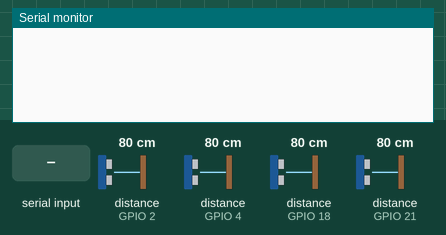
The sketch below on a simulated ESP32. Shown: the last lines printed to the serial monitor. Wiring (inferred from the names in the program): 4 × ultrasonic range finder: trigger GPIO 0, echo GPIO 4 / trigger GPIO 5, echo GPIO 18 / trigger GPIO 15, echo GPIO 2 / trigger GPIO 19, echo GPIO 21. The test bench sets the inputs (shaded band); at power-on: distance to the obstacle (sensors on GPIO 2, GPIO 4, GPIO 18, GPIO 21) 80 cm. The echo pulse lasts 58.3 µs per cm; WiFi joins after 1.5 s; servers stay silent unless stated.

Above: at 3.0 s.
3.1 s: "90,45,200\n" received over the second serial link
At 4.2 s:
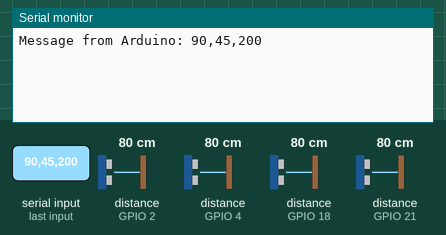
6.2 s: "90,45\n" received over the second serial link
At 6.6 s:
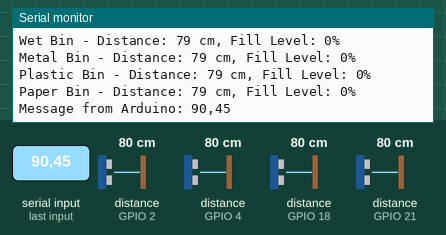
7.7 s: "90,45,200,10\n" received over the second serial link
At 9.0 s:
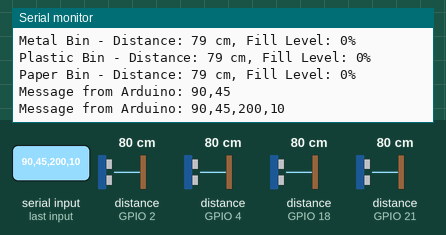
9.3 s: "90,45,200,10,150,30\n" received over the second serial link
At 10.1 s:
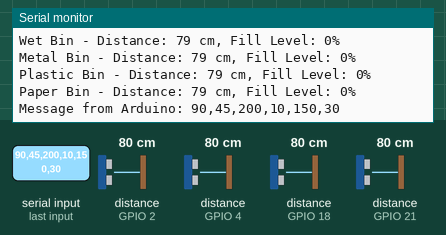
11.0 s: "0\n" received over the second serial link
At 12.6 s:
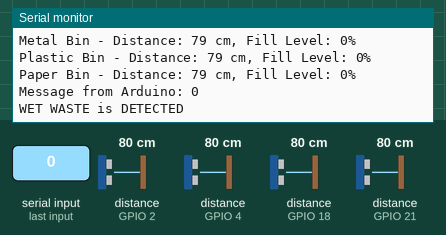
12.9 s: "1\n" received over the second serial link
At 18.0 s:
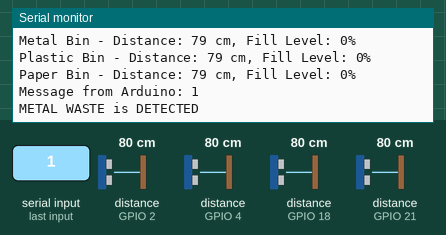

The sketch:

ESP-32-coding-blynk.ino
```cpp
// Blynk details
#define BLYNK_TEMPLATE_ID "TMPL3KUHOGVFr"
#define BLYNK_TEMPLATE_NAME "Smart Bin"
#define BLYNK_AUTH_TOKEN "huIXadP-EVxNuacZvXTE__131dJciWaZ"

#include <WiFi.h>
#include <BlynkSimpleEsp32.h>

// RX and TX pins for Serial1
int RXD1 = 16;
int TXD1 = 17;

// WiFi credentials
char ssid[] = "Vimal phone";
char pass[] = "Svp@2704#";

// BlynkTimer object
BlynkTimer timer;

// Define Ultrasonic sensor pins for bins
const int trigger_pin_1 = 15;  // Wet bin
const int echo_pin_1 = 2;
const int trigger_pin_2 = 0;   // Metal bin
const int echo_pin_2 = 4;
const int trigger_pin_3 = 5;  // Plastic bin
const int echo_pin_3 = 18;
const int trigger_pin_4 = 19;   // Paper bin
const int echo_pin_4 = 21;


// LED widgets in Blynk app
WidgetLED wetWasteLED(V4);   // Green LED for wet waste
WidgetLED metalWasteLED(V5); // Yellow LED for metal waste
WidgetLED plasticWasteLED(V6); // For plastic waste (can be customized)
WidgetLED paperWasteLED(V7);   // For paper waste (can be customized)

long duration;
int distance, fillLevel;
const int Bin_Height = 45;  // Bin height in cm

void setup() {
  Serial.begin(9600);
  Blynk.begin(BLYNK_AUTH_TOKEN, ssid, pass);

  // Initialize trigger and echo pins for the sensors
  pinMode(trigger_pin_1, OUTPUT);
  pinMode(echo_pin_1, INPUT);
  pinMode(trigger_pin_2, OUTPUT);
  pinMode(echo_pin_2, INPUT);
  pinMode(trigger_pin_3, OUTPUT);
  pinMode(echo_pin_3, INPUT);
  pinMode(trigger_pin_4, OUTPUT);
  pinMode(echo_pin_4, INPUT);

  // Set intervals for reading bin sensors
  timer.setInterval(2000L, wetbin);  // Call wetbin function every 2 sec
  timer.setInterval(2000L, metalbin); // Call metalbin every 6 sec
  timer.setInterval(2000L, plasticbin);
  timer.setInterval(2000L, paperbin);

  // Start Serial communication with Arduino
  Serial1.begin(9600, SERIAL_8N1, RXD1, TXD1);
}

void loop() {
  Blynk.run();
  timer.run();

  if (Serial1.available()) {
    String messageFromArduino = Serial1.readStringUntil('\n');
    Serial.println("Message from Arduino: " + messageFromArduino);
    delay(100);
    // If wet waste is detected, show on Blynk and turn on green LED
    if (messageFromArduino.toInt() == 0) {
      Serial.println("WET WASTE is DETECTED");
      Blynk.virtualWrite(V8, "Wet Waste Detected");
      delay(100);
      wetWasteLED.on();  // Turn on green LED
      delay(4000);       // Delay to simulate action time
      wetWasteLED.off(); // Turn off LED after some time
      delay(100);
    }
    delay(100);
    // If moisture level is sent, display on Blynk
    if (messageFromArduino.toFloat() > 0) {
    Blynk.virtualWrite(V8, "Moisture Level: " + messageFromArduino + "%");
    delay(1000);
    }
    // If metal waste is detected, show on Blynk and turn on yellow LED
    if (messageFromArduino.toInt() == 1) {
      Serial.println("METAL WASTE is DETECTED");
      Blynk.virtualWrite(V8, "Metal Waste Detected");
      delay(100);
      metalWasteLED.on();  // Turn on yellow LED
      delay(4000);         // Delay to simulate action time
      metalWasteLED.off(); // Turn off LED after some time
      delay(100);
    }
    delay(100);
    if (messageFromArduino.toInt() == 2) {
      Serial.println("PLASTIC WASTE is DETECTED");
      Blynk.virtualWrite(V8, "PLASTIC WASTE is DETECTED");
      delay(100);
      plasticWasteLED.on();  // Turn on yellow LED
      delay(4000);         // Delay to simulate action time
      plasticWasteLED.off(); // Turn off LED after some time
      delay(100);
    }
    delay(100);
    if (messageFromArduino.toInt() == 3) {
      Serial.println("PAPER WASTE is DETECTED");
      Blynk.virtualWrite(V8, "PAPER WASTE is DETECTED");
      delay(100);
      paperWasteLED.on();  // Turn on yellow LED
      delay(4000);         // Delay to simulate action time
      paperWasteLED.off(); // Turn off LED after some time
      delay(100);
    }
    delay(100);
    if (messageFromArduino.toInt() == 5) {
      Serial.println("USE MEE - Smart Bin");
      Blynk.virtualWrite(V8, "USE MEE - Smart Bin");
      delay(1000);
    }
    delay(100);
    if (messageFromArduino.toInt() == 4) {
     Serial.println("Thank you for using me - Smart Bin");
     Blynk.virtualWrite(V8, "Thank you for using me - Smart Bin");
      delay(1000);
    }
  }
}

// Function to calculate distance and fill level for the wet bin
void wetbin() {
  digitalWrite(trigger_pin_1, LOW);
  delayMicroseconds(2);
  digitalWrite(trigger_pin_1, HIGH);
  delayMicroseconds(10);
  digitalWrite(trigger_pin_1, LOW);

  duration = pulseIn(echo_pin_1, HIGH);
  distance = duration * 0.0343 / 2;

  fillLevel = ((Bin_Height - distance) * 100) / Bin_Height;

  if (fillLevel < 0) fillLevel = 0;
  if (fillLevel > 100) fillLevel = 100;

  Blynk.virtualWrite(V0, fillLevel);

  Serial.print("Wet Bin - Distance: ");
  Serial.print(distance);
  Serial.print(" cm, Fill Level: ");
  Serial.print(fillLevel);
  Serial.println("%");
}

// Function to calculate distance and fill level for the metal bin
void metalbin() {
  digitalWrite(trigger_pin_2, LOW);
  delayMicroseconds(2);
  digitalWrite(trigger_pin_2, HIGH);
  delayMicroseconds(10);
  digitalWrite(trigger_pin_2, LOW);

  duration = pulseIn(echo_pin_2, HIGH);
  distance = duration * 0.0343 / 2;

  fillLevel = ((Bin_Height - distance) * 100) / Bin_Height;

  if (fillLevel < 0) fillLevel = 0;
  if (fillLevel > 100) fillLevel = 100;

  Blynk.virtualWrite(V1, fillLevel);

  Serial.print("Metal Bin - Distance: ");
  Serial.print(distance);
  Serial.print(" cm, Fill Level: ");
  Serial.print(fillLevel);
  Serial.println("%");
}

void plasticbin(){
  digitalWrite(trigger_pin_3, LOW);
  delayMicroseconds(2);
  digitalWrite(trigger_pin_3, HIGH);
  delayMicroseconds(10);
  digitalWrite(trigger_pin_3, LOW);

  duration = pulseIn(echo_pin_3, HIGH);
  distance = duration * 0.0343 / 2;

  fillLevel = ((Bin_Height - distance) * 100) / Bin_Height;

  if (fillLevel < 0) fillLevel = 0;
  if (fillLevel > 100) fillLevel = 100;

  Blynk.virtualWrite(V2, fillLevel);

  Serial.print("Plastic Bin - Distance: ");
  Serial.print(distance);
  Serial.print(" cm, Fill Level: ");
  Serial.print(fillLevel);
  Serial.println("%");
}

void paperbin(){
  digitalWrite(trigger_pin_4, LOW);
  delayMicroseconds(2);
  digitalWrite(trigger_pin_4, HIGH);
  delayMicroseconds(10);
  digitalWrite(trigger_pin_4, LOW);

  duration = pulseIn(echo_pin_4, HIGH);
  distance = duration * 0.0343 / 2;

  fillLevel = ((Bin_Height - distance) * 100) / Bin_Height;

  if (fillLevel < 0) fillLevel = 0;
  if (fillLevel > 100) fillLevel = 100;

  Blynk.virtualWrite(V3, fillLevel);

  Serial.print("Paper Bin - Distance: ");
  Serial.print(distance);
  Serial.print(" cm, Fill Level: ");
  Serial.print(fillLevel);
  Serial.println("%");
}
```

Measured:
- after the input at 3.1 s, the serial monitor: prints a new line at once (image 1)
- after the input at 6.2 s, the serial monitor: prints a new line at once (image 2)
- after the input at 7.7 s, the serial monitor: prints a new line after 0.10 s (image 3)
- after the input at 9.3 s, the serial monitor: prints a new line after 0.23 s (image 4)
- after the input at 11.0 s, the serial monitor: prints a new line after 0.30 s (image 5)
- after the input at 12.9 s, the serial monitor: prints a new line after 3.4 s (image 6)
